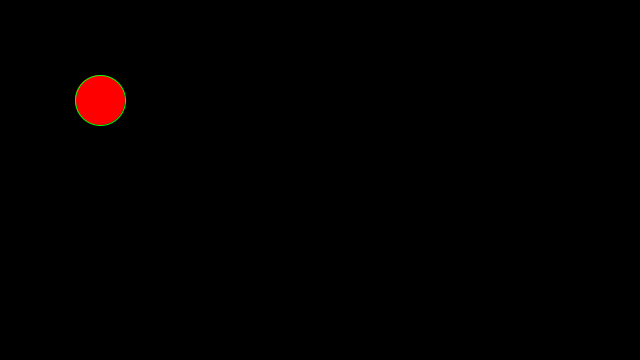
Frame 1 (no input)
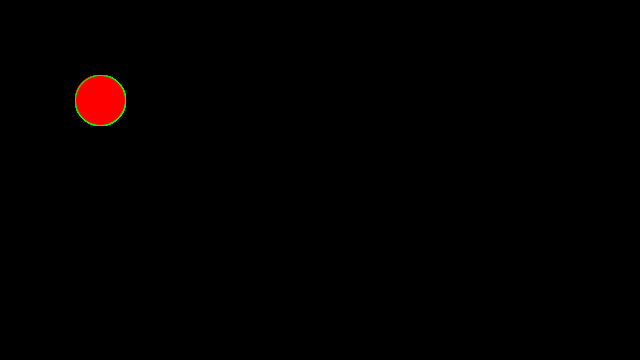
Frame 60 (the mouse pressed at the canvas centre just before this capture)
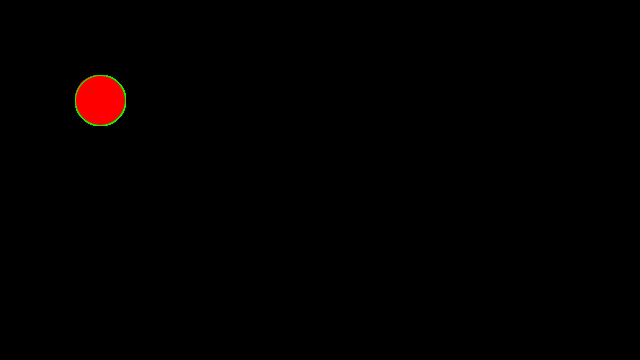
Frame 120 (the mouse held since frame 60 and released just before this capture)

The Processing sketch that drew these frames (run headless with seeded random() and noise(); from frame 60 on, the mouse is pressed at the canvas centre):

// Processing sketch: processing_simple
// ── processing_simple.pde
/*
Run the sketch:
  processing-java --sketch=$PWD --run

Inspect the generated code:
  rm -rf /tmp/sketch ; processing-java --sketch=$PWD --output=/tmp/sketch --export && bat /tmp/sketch/source/*.java
*/

void settings() {
  size(640, 360);
}

void setup() {
  windowTitle("CHANGE_ME");
  background(0); // black
}

void draw() {
  stroke(0, 255, 0); // borders green
  fill(255, 0, 0);
  circle(100, 100, 50);
}
